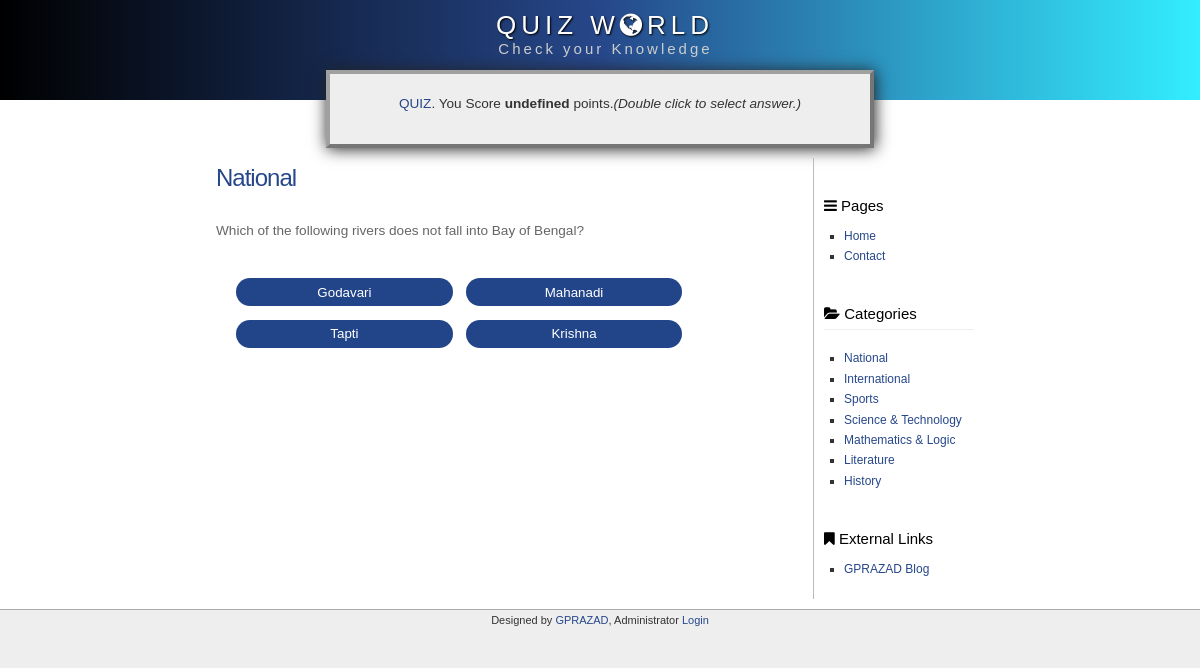
Screenshot of /quest.php?cat=National with the database file from the repository.
### tables this page shows
CREATE TABLE `quiz` (
  `qid` int(11) NOT NULL auto_increment,
  `cid` int(11) NOT NULL,
  `category` text NOT NULL,
  `question` text NOT NULL,
  `options` text NOT NULL,
  `answer` text NOT NULL,
  PRIMARY KEY  (`qid`)
);

### php/connect.db.php (called while the page is built, shortened)
<?php
class quiz
{
	public function getQuestCat($question,$category) {
	$query="SELECT * FROM quiz WHERE cid='$question' && category='$category'";
	$result=mysql_query($query);
	$quest=mysql_fetch_array($result);
	return $quest;
	}
	public function chkQuestCat($category) {
	$query="SELECT count(cid) FROM quiz WHERE category='".$category."'";
	$result=mysql_query($query);
	$quest=mysql_fetch_array($result);
	return $quest[0];
	}
}
?>

### php/get.question.cat.php (the view, shortened to what this page needs)
<?php
include ("connect.db.php");
$qt = new quiz;
$cat=$_GET['cat'];
$cat=urldecode($cat);
$r=$qt->chkQuestCat($cat);
$qd=rand(1,$r);
$row=$qt->getQuestCat($qd,$cat);
echo ' <div class="left" aria-live="assertive" aria-atomic="true"> ';
		echo '<h2><a href="#">'.$cat.'</a></h2>';
		if($row)	{
		echo '<div class="question">
			'.$row[3].'
		</div>
			<div id="answer">
		';
		$option=explode(',',$row[4]);
		for($i=0;$i<4;$i++) {
				echo 	'
						<button id="'.$i.'">'.$option[$i].'</button>
						<script>
						var b'.$i.' = document.getElementById("'.$i.'");';
				if($row[5]==$option[$i]) {
					echo 	'b'.$i.'.addEventListener("dblclick", function() { b'.$i.'.className="correct"; setTimeout(correct,1000); }, false);';
				} else {
				echo	'b'.$i.'.addEventListener("dblclick", function() { b'.$i.'.className="wrong"; setTimeout(incorrect,1000); }, false);';
				}
				echo '</script>';
		}
echo	'
			</div>
			<br /><br />';
			}
			else
			echo "<div class=\"alert alert-complete\"> No Questions available in this category</div>";
echo '	</div> ';
 ?>

### css/style.css (style rules this page uses)
* { padding: 0; margin: 0; }
body { background: #eee; font-family: Arial, Helvetica, sans-serif; font-size: 0.85em; line-height: 1.5em; color: #333333; }
a { color: #26478A; text-decoration: none; }
.left { width: 568px; float: left; color: #666; text-align: justify; }
.left h2 { color: #FF4800; font-size: 24px; letter-spacing: -1px; font-weight: 100; padding : 10px 0 15px 0; }
.question { margin-top: 1em; line-height: 2em; }
#answer { margin: 2em 1em; }
#answer button { display: inline-block; float: left; margin: 0.5em; width: 40%; height: 30%; padding: 0.5em; border:none; border-radius: 2em; background: #248; color: #fff; text-align: center; transition: background 0.2s 0s ease-in; }

### rows the page displays
quiz: question "Which of the following rivers does not fall into Bay of Bengal?", options "Godavari", options "Mahanadi", options "Tapti", options "Krishna"

### other values shown
$cat "National"
$category "National"
$category "International"
$category "Sports"
$category "Science & Technology"
$category "Mathematics & Logic"
$category "Literature"
$category "History"
